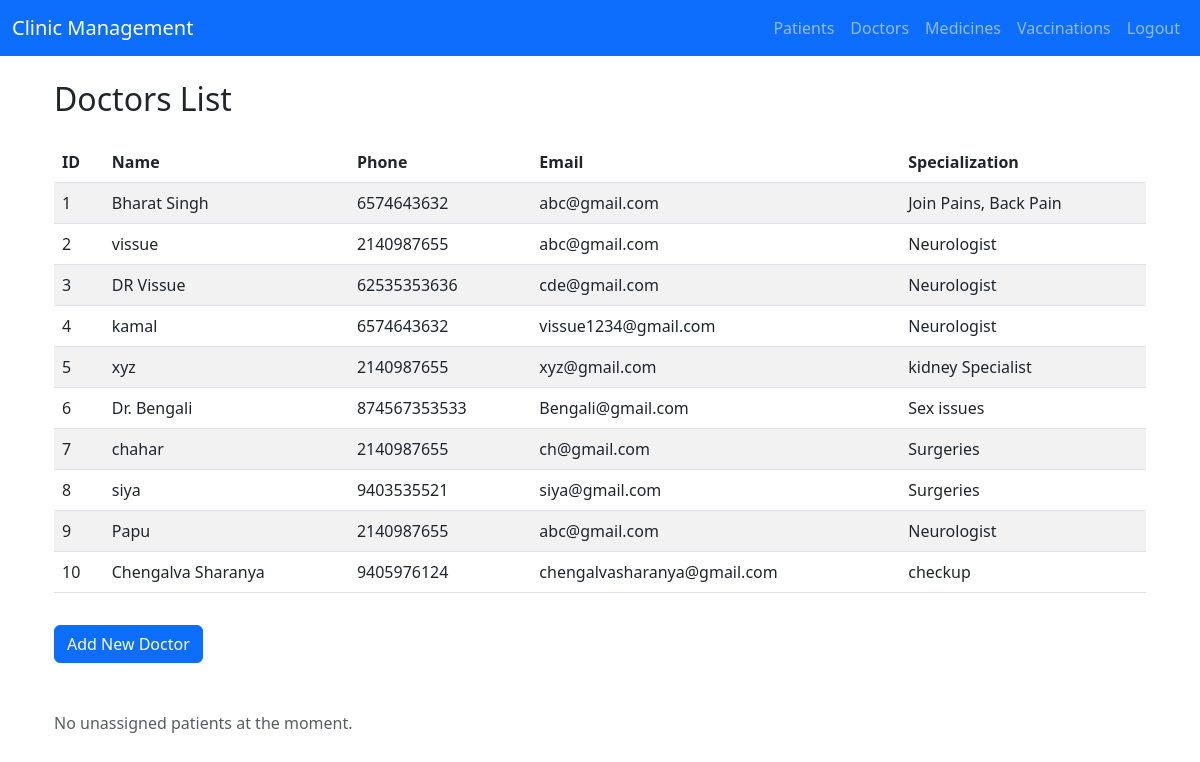
Screenshot of /doctors/ (signed in) with the database file from the repository.
### clinic/models.py (models this page shows, shortened)
class Doctor(models.Model):
    user = models.OneToOneField(User, on_delete=models.CASCADE, null=True, blank=True)    # Link to User
    D_id = models.AutoField(primary_key=True)
    D_Name = models.CharField(max_length=100, default="Unknown")
    D_phone_number = models.CharField(max_length=15)
    D_email = models.EmailField()
    License_number = models.CharField(max_length=50, default='ABC12345')
    Specialization = models.CharField(max_length=100, default="General")
    clinic = models.ForeignKey(Clinic, on_delete=models.CASCADE, default=1)

### clinic/views.py (the view)
# urls.py: path('doctors/', views.list_doctors, name='list_doctors'),
@login_required
def list_doctors(request):
    doctors = Doctor.objects.all()
    return render(request, 'clinic_management/doctors.html', {'doctors': doctors})

### clinic/Templates/clinic_management/doctors.html
{% extends 'clinic_management/base.html' %}
{% block content %}
<div class="container mt-4">
    <h2 class="mb-4">Doctors List</h2>
    <table class="table table-striped table-responsive">
        <thead class="thead-dark">
            <tr>
                <th>ID</th>
                <th>Name</th>
                <th>Phone</th>
                <th>Email</th>
                <th>Specialization</th>
            </tr>
        </thead>
        <tbody>
            {% for doctor in doctors %}
            <tr>
                <td>{{ doctor.D_id }}</td>
                <td>{{ doctor.D_Name }}</td>
                <td>{{ doctor.D_phone_number }}</td>
                <td>{{ doctor.D_email }}</td>
                <td>{{ doctor.Specialization }}</td>
            </tr>
            {% empty %}
            <tr>
                <td colspan="5" class="text-center">No doctors found.</td>
            </tr>
            {% endfor %}
        </tbody>
    </table>
    <a href="/doctors/add/" class="btn btn-primary mt-3">Add New Doctor</a>
    {% if unassigned_patients %}
    <div class="mt-5">
        <h3>Unassigned Patients</h3>
        {% for patient in unassigned_patients %}
        <div class="card mb-3">
            <div class="card-body">
                <p><strong>Patient Name:</strong> {{ patient.user.username }}</p>
                <p><strong>Condition:</strong> {{ patient.condition }}</p>
                <a href="{% url 'assign_patient' patient.id %}" class="btn btn-success">Assign to Me</a>
            </div>
        </div>
        {% endfor %}
    </div>
    {% else %}
    <div class="mt-5">
        <p class="text-muted">No unassigned patients at the moment.</p>
    </div>
    {% endif %}
</div>
{% endblock %}

### clinic/Templates/clinic_management/base.html (shortened to what this page needs)
<!DOCTYPE html>
<html lang="en">
<head>
    <link href="https://cdn.jsdelivr.net/npm/bootstrap@5.3.0-alpha3/dist/css/bootstrap.min.css" rel="stylesheet">
</head>
<body>
    <nav class="navbar navbar-expand-lg navbar-dark bg-primary">
        <div class="container-fluid">
            <a class="navbar-brand" href="/">Clinic Management</a>
            <div class="collapse navbar-collapse" id="navbarNav">
                <ul class="navbar-nav ms-auto">
                    {% if user.is_authenticated %}
                        <li class="nav-item"><a class="nav-link" href="/patients/">Patients</a></li>
                        <li class="nav-item"><a class="nav-link" href="/doctors/">Doctors</a></li>
                        <li class="nav-item"><a class="nav-link" href="/medicines/">Medicines</a></li>
                        <li class="nav-item"><a class="nav-link" href="/vaccinations/">Vaccinations</a></li>
                        <li class="nav-item">
                            <form method="post" action="{% url 'logout' %}" class="d-inline">
                                <button type="submit" class="btn btn-danger btn-sm nav-link">Logout</button>
                            </form>
                        </li>
                    {% else %}
                        <li class="nav-item"><a class="nav-link" href="{% url 'login' %}">Login</a></li>
                        <li class="nav-item"><a class="nav-link" href="{% url 'register_doctor' %}">Register as Doctor</a></li>
                        <li class="nav-item"><a class="nav-link" href="{% url 'register_patient' %}">Register as Patient</a></li>
                    {% endif %}
                </ul>
            </div>
        </div>
    </nav>
    <div class="container mt-4">
        {% block content %}{% endblock %}
    </div>
</body>
</html>

### rows the page displays
Doctor: D_id "1", D_Name "Bharat Singh", D_phone_number "6574643632", D_email "abc@gmail.com", Specialization "Join Pains, Back Pain"
Doctor: D_id "2", D_Name "vissue", D_phone_number "2140987655", D_email "abc@gmail.com", Specialization "Neurologist"
Doctor: D_id "3", D_Name "DR Vissue", D_phone_number "62535353636", D_email "cde@gmail.com", Specialization "Neurologist"
Doctor: D_id "4", D_Name "kamal", D_phone_number "6574643632", D_email "vissue1234@gmail.com", Specialization "Neurologist"
Doctor: D_id "5", D_Name "xyz", D_phone_number "2140987655", D_email "xyz@gmail.com", Specialization "kidney Specialist"
Doctor: D_id "6", D_Name "Dr. Bengali", D_phone_number "874567353533", D_email "Bengali@gmail.com", Specialization "Sex issues"
Doctor: D_id "7", D_Name "chahar", D_phone_number "2140987655", D_email "ch@gmail.com", Specialization "Surgeries"
Doctor: D_id "8", D_Name "siya", D_phone_number "9403535521", D_email "siya@gmail.com", Specialization "Surgeries"
Doctor: D_id "9", D_Name "Papu", D_phone_number "2140987655", D_email "abc@gmail.com", Specialization "Neurologist"
Doctor: D_id "10", D_Name "Chengalva Sharanya", D_phone_number "9405976124", D_email "chengalvasharanya@gmail.com", Specialization "checkup"
